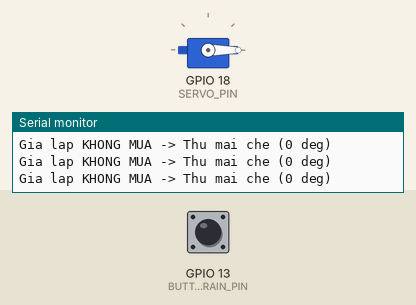
This sketch was run on a simulated ESP32. On the bench: servo, the last lines printed to the serial monitor. The test bench sets the inputs (shaded band); at power-on: GPIO 13 (BUTTON_RAIN_PIN) HIGH.

Above: at 1.4 s.
1.5 s: GPIO 13 (BUTTON_RAIN_PIN) pulled LOW for 0.35 s
At 1.9 s:
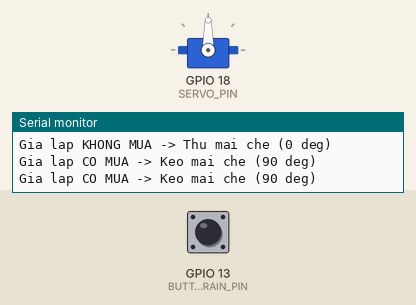
3.6 s: GPIO 13 (BUTTON_RAIN_PIN) pulled LOW for 3.2 s
At 8.2 s:
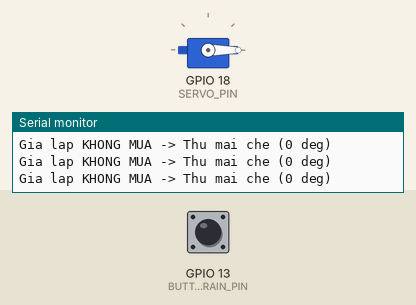
Timing chart, 0 to 9.7 s (numbered marks = the images above; inputs shaded):
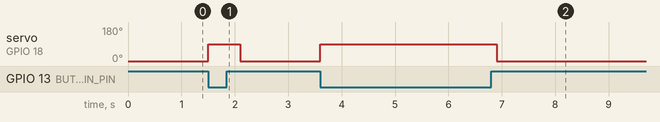

Measured:
- after the input at 1.5 s, servo on GPIO 18 (SERVO_PIN): 0° → 90° at once, → 0° 0.60 s later
- after the input at 3.6 s, servo on GPIO 18 (SERVO_PIN): 0° → 90° at once, → 0° 3.3 s later

The sketch:

sketch.ino
```cpp
#include <ESP32Servo.h>

#define BUTTON_RAIN_PIN 13 // Chân nút bấm đóng vai trò cảm biến mưa[cite: 1]
#define SERVO_PIN       18 // Chân điều khiển Servo[cite: 1]

Servo maiChe;

void setup() {
  Serial.begin(115200);
  pinMode(BUTTON_RAIN_PIN, INPUT_PULLUP);
  maiChe.attach(SERVO_PIN);
  maiChe.write(0); // Mở mái che (0 độ)
}

void loop() {
  // Khi nhấn và giữ nút bấm = giả lập có mưa
  int inputState = digitalRead(BUTTON_RAIN_PIN);

  if (inputState == LOW) {
    maiChe.write(90); // Có mưa: Servo quay 90 độ kéo mái che[cite: 1]
    Serial.println("Gia lap CO MUA -> Keo mai che (90 deg)");
  } else {
    maiChe.write(0);  // Không mưa: Thu mái che về 0 độ[cite: 1]
    Serial.println("Gia lap KHONG MUA -> Thu mai che (0 deg)");
  }
  delay(300);
}
```
